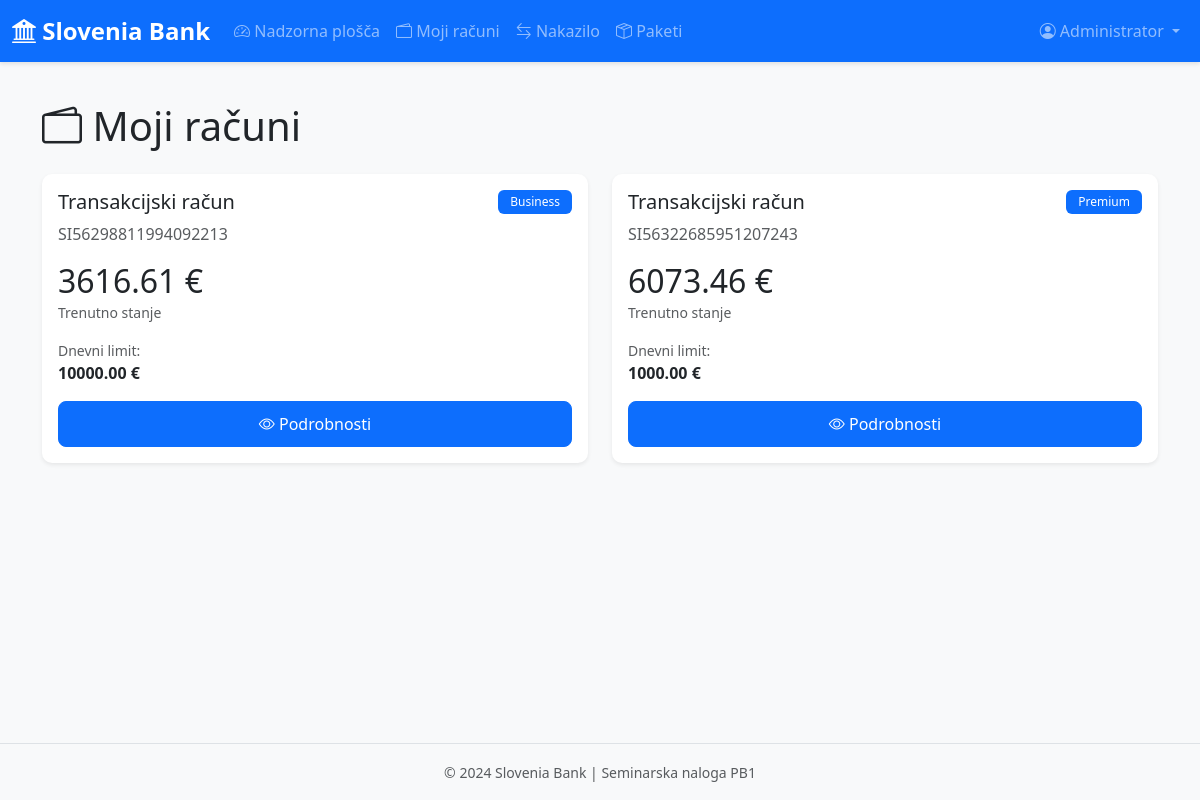
Page /accounts (signed in) on the committed database.
### tables this page shows
CREATE TABLE racun (
                        IBAN            TEXT     PRIMARY KEY UNIQUE CHECK(LENGTH(IBAN) = 19), -- 19 je standard po Wiki za SLO
                        id_lastnik      INTEGER  NOT NULL REFERENCES stranka(id_stranke),
                        id_paket        INTEGER  NOT NULL REFERENCES paket(id_paket),
                        stanje          INTEGER  NOT NULL DEFAULT(0) -- centi
                );

CREATE TABLE paket (
                    id_paket  INTEGER PRIMARY KEY,
                    tip       TEXT     NOT NULL UNIQUE,
                    cena      INTEGER  NOT NULL,
                    osnovni_limit  INTEGER,
                    dnevni_limit   INTEGER  NOT NULL
                    
                );

### app.py (the view)
@app.route('/accounts')
@login_required
def accounts():
    user_id = session['user_id']
    racuni = bank.get_racuni_stranke(user_id)
    for racun in racuni:
        racun['paket'] = bank.get_paket_za_racun(racun['IBAN'])
    return render_template('accounts.html', racuni=racuni)

### app.py (called while the page is built)
def login_required(f):
    @wraps(f)
    def decorated_function(*args, **kwargs):
        if 'user_id' not in session:
            flash('Prosimo, prijavite se.', 'warning')
            return redirect(url_for('login'))
        return f(*args, **kwargs)
    return decorated_function

@app.template_filter('centi_v_eure')
def centi_v_eure(centi):
    if centi is None:
        return '0.00'
    return f"{centi / 100:.2f}"

@app.template_filter('format_iban')
def format_iban(iban):
    if not iban:
        return ''
    return iban

### model.py (called while the page is built)
def get_connection():
    if not hasattr(_thread_local, 'conn'):
        _thread_local.conn = dbapi.connect('Banka.db', check_same_thread=False)
        _thread_local.conn.execute("PRAGMA foreign_keys = ON;")
    return _thread_local.conn

    def __enter__(self):
        return self.cur

    def __exit__(self, exc_type, exc_value, traceback):
        if self.close:
            self.cur.close()

### services.py (called while the page is built)
    def get_racuni_stranke(self, id_stranke):
        with Kazalec() as cur:
            cur.execute("""
                SELECT IBAN, id_lastnik, stanje
                FROM racun
                WHERE id_lastnik = ?
                ORDER BY IBAN
            """, (id_stranke,))
            rows = cur.fetchall()
            return [
                {
                    'IBAN': row[0],
                    'id_lastnik': row[1],
                    'stanje': row[2]
                }
                for row in rows
            ]

    def get_paket_za_racun(self, iban):
        with Kazalec() as cur:
            cur.execute("""
                SELECT p.id_paket, p.tip, p.cena, p.osnovni_limit, p.dnevni_limit
                FROM paket p
                JOIN racun r ON r.id_paket = p.id_paket
                WHERE r.IBAN = ?
            """, (iban,))
            row = cur.fetchone()
            if row:
                return {
                    'id_paket': row[0],
                    'tip': row[1],
                    'cena': row[2],
                    'osnovni_limit': row[3],
                    'dnevni_limit': row[4]
                }
            return None

### templates/accounts.html (shortened to what this page needs)
{% extends "base.html" %}
{% block content %}
<div class="container my-4">
    <h1 class="mb-4"><i class="bi bi-wallet2"></i> Moji računi</h1>
    <div class="row g-4">
        {% for racun in racuni %}
        <div class="col-md-6">
            <div class="card shadow-sm h-100">
                <div class="card-body">
                    <div class="d-flex justify-content-between align-items-start mb-3">
                        <div>
                            <h5 class="card-title">Transakcijski račun</h5>
                            <p class="text-muted mb-0">{{ racun.IBAN | format_iban }}</p>
                        </div>
                        {% if racun.paket %}
                        <span class="badge bg-primary">{{ racun.paket.tip }}</span>
                        {% endif %}
                    </div>
                    <div class="mb-3">
                        <h2 class="mb-0">{{ racun.stanje | centi_v_eure }} €</h2>
                        <small class="text-muted">Trenutno stanje</small>
                    </div>
                    {% if racun.paket %}
                    <div class="mb-3">
                        <small class="text-muted d-block">Dnevni limit:</small>
                        <strong>{{ racun.paket.dnevni_limit | centi_v_eure }} €</strong>
                    </div>
                    {% endif %}
                    <a href="{{ url_for('account_detail', iban=racun.IBAN) }}" class="btn btn-primary w-100">
                        <i class="bi bi-eye"></i> Podrobnosti
                    </a>
                </div>
            </div>
        </div>
        {% endfor %}
    </div>
</div>
{% endblock %}

### static/css/style.css (style rules this page uses)
:root { --primary-color: #0d6efd; --secondary-color: #6c757d; --success-color: #198754; --danger-color: #dc3545; --warning-color: #ffc107; --info-color: #0dcaf0; }
body { font-family: 'Segoe UI', Tahoma, Geneva, Verdana, sans-serif; background-color: #f8f9fa; min-height: 100vh; display: flex; flex-direction: column; }
.card { border: none; border-radius: 10px; transition: transform 0.2s; }
.btn { border-radius: 8px; padding: 10px 20px; font-weight: 500; transition: all 0.3s; }
.badge { padding: 6px 12px; font-weight: 500; border-radius: 6px; }
.card { animation: fadeIn 0.5s ease-out; }

### rows in the picture
racun: IBAN "SI56298811994092213", paket.tip "Business", stanje|centi_v_eure "3616.61", paket.dnevni_limit|centi_v_eure "10000.00"
racun: IBAN "SI56322685951207243", paket.tip "Premium", stanje|centi_v_eure "6073.46", paket.dnevni_limit|centi_v_eure "1000.00"

### other values in the picture
{{ session.get('name', 'Uporabnik') }} "Administrator"
